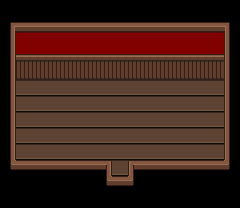

The image is a tile-based game level rendered from a .tmx file. Its description and source (layers, tilesets, objects; grid data summarised) follow:
An orthogonal 15x13 tile map with 16x16 px tiles, 3 tile layers (Base Layer, Ground Layer, Upper Layer), 2 tilesets and 3 objects (2x WorldObject, Entrance).

<map version="1.4" tiledversion="1.4.1" orientation="orthogonal" renderorder="right-down" width="15" height="13" tilewidth="16" tileheight="16" infinite="0" nextlayerid="10" nextobjectid="39">
 <properties>
  <property name="Building" type="bool" value="true" />
  <property name="BuildingID" type="int" value="9" />
 </properties>
 <tileset firstgid="1" name="tsWallsFloors" tilewidth="16" tileheight="16" tilecount="286" columns="22">
  <image source="../Tilesets/tsWalls_Floors.png" trans="ffffff" width="352" height="209" />
  <tile id="9">
   <properties>
    <property name="Impassable" type="bool" value="true" />
   </properties>
  </tile>
  <tile id="10">
   <properties>
    <property name="Impassable" type="bool" value="true" />
   </properties>
  </tile>
  <tile id="22">
   <properties>
    <property name="Impassable" type="bool" value="true" />
   </properties>
  </tile>
  <tile id="24">
   <properties>
    <property name="Impassable" type="bool" value="true" />
   </properties>
  </tile>
  <tile id="25">
   <properties>
    <property name="Impassable" type="bool" value="true" />
   </properties>
  </tile>
  <tile id="27">
   <properties>
    <property name="Impassable" type="bool" value="true" />
   </properties>
  </tile>
  <tile id="28">
   <properties>
    <property name="Impassable" type="bool" value="true" />
   </properties>
  </tile>
  <tile id="29">
   <properties>
    <property name="Impassable" type="bool" value="true" />
   </properties>
  </tile>
  <tile id="30">
   <properties>
    <property name="Impassable" type="bool" value="true" />
   </properties>
  </tile>
  <tile id="31">
   <properties>
    <property name="Impassable" type="bool" value="true" />
   </properties>
  </tile>
  <tile id="33">
   <properties>
    <property name="Impassable" type="bool" value="true" />
   </properties>
  </tile>
  <tile id="44">
   <properties>
    <property name="Impassable" type="bool" value="true" />
   </properties>
  </tile>
  <tile id="46">
   <properties>
    <property name="Impassable" type="bool" value="true" />
   </properties>
  </tile>
  <tile id="47">
   <properties>
    <property name="Impassable" type="bool" value="true" />
   </properties>
  </tile>
  <tile id="49">
   <properties>
    <property name="Impassable" type="bool" value="true" />
   </properties>
  </tile>
  <tile id="50">
   <properties>
    <property name="Impassable" type="bool" value="true" />
   </properties>
  </tile>
  <tile id="52">
   <properties>
    <property name="Impassable" type="bool" value="true" />
   </properties>
  </tile>
  <tile id="53">
   <properties>
    <property name="Impassable" type="bool" value="true" />
   </properties>
  </tile>
  <tile id="55">
   <properties>
    <property name="Impassable" type="bool" value="true" />
   </properties>
  </tile>
  <tile id="66">
   <properties>
    <property name="Impassable" type="bool" value="true" />
   </properties>
  </tile>
  <tile id="68">
   <properties>
    <property name="Impassable" type="bool" value="true" />
   </properties>
  </tile>
  <tile id="69">
   <properties>
    <property name="Impassable" type="bool" value="true" />
   </properties>
  </tile>
  <tile id="71">
   <properties>
    <property name="Impassable" type="bool" value="true" />
   </properties>
  </tile>
  <tile id="72">
   <properties>
    <property name="Impassable" type="bool" value="true" />
   </properties>
  </tile>
  <tile id="73">
   <properties>
    <property name="Impassable" type="bool" value="true" />
   </properties>
  </tile>
  <tile id="74">
   <properties>
    <property name="Impassable" type="bool" value="true" />
   </properties>
  </tile>
  <tile id="75">
   <properties>
    <property name="Impassable" type="bool" value="true" />
   </properties>
  </tile>
  <tile id="77">
   <properties>
    <property name="Impassable" type="bool" value="true" />
   </properties>
  </tile>
  <tile id="88">
   <properties>
    <property name="Impassable" type="bool" value="true" />
   </properties>
  </tile>
  <tile id="89">
   <properties>
    <property name="Impassable" type="bool" value="true" />
   </properties>
  </tile>
  <tile id="90">
   <properties>
    <property name="Impassable" type="bool" value="true" />
   </properties>
  </tile>
  <tile id="91">
   <properties>
    <property name="Impassable" type="bool" value="true" />
   </properties>
  </tile>
  <tile id="92">
   <properties>
    <property name="Impassable" type="bool" value="true" />
   </properties>
  </tile>
  <tile id="93">
   <properties>
    <property name="Impassable" type="bool" value="true" />
   </properties>
  </tile>
  <tile id="94">
   <properties>
    <property name="Impassable" type="bool" value="true" />
   </properties>
  </tile>
  <tile id="95">
   <properties>
    <property name="Impassable" type="bool" value="true" />
   </properties>
  </tile>
  <tile id="96">
   <properties>
    <property name="Impassable" type="bool" value="true" />
   </properties>
  </tile>
  <tile id="97">
   <properties>
    <property name="Impassable" type="bool" value="true" />
   </properties>
  </tile>
  <tile id="98">
   <properties>
    <property name="Impassable" type="bool" value="true" />
   </properties>
  </tile>
  <tile id="99">
   <properties>
    <property name="Impassable" type="bool" value="true" />
   </properties>
  </tile>
  <tile id="121">
   <properties>
    <property name="Impassable" type="bool" value="true" />
   </properties>
  </tile>
  <tile id="128">
   <properties>
    <property name="Impassable" type="bool" value="true" />
   </properties>
  </tile>
  <tile id="140">
   <properties>
    <property name="Impassable" type="bool" value="true" />
   </properties>
  </tile>
  <tile id="143">
   <properties>
    <property name="Impassable" type="bool" value="true" />
   </properties>
  </tile>
  <tile id="152">
   <properties>
    <property name="Impassable" type="bool" value="true" />
   </properties>
  </tile>
  <tile id="153">
   <properties>
    <property name="Impassable" type="bool" value="true" />
   </properties>
  </tile>
  <tile id="160">
   <properties>
    <property name="Impassable" type="bool" value="true" />
   </properties>
  </tile>
  <tile id="161">
   <properties>
    <property name="Impassable" type="bool" value="true" />
   </properties>
  </tile>
  <tile id="163">
   <properties>
    <property name="Impassable" type="bool" value="true" />
   </properties>
  </tile>
  <tile id="164">
   <properties>
    <property name="Impassable" type="bool" value="true" />
   </properties>
  </tile>
  <tile id="165">
   <properties>
    <property name="Impassable" type="bool" value="true" />
   </properties>
  </tile>
  <tile id="185">
   <properties>
    <property name="Impassable" type="bool" value="true" />
   </properties>
  </tile>
  <tile id="186">
   <properties>
    <property name="Impassable" type="bool" value="true" />
   </properties>
  </tile>
 </tileset>
 <tileset firstgid="287" source="../Tilesets/tsFurniture.tsx" />
 <layer id="6" name="Base Layer" width="15" height="13">
  <data>[195 cells, 195 non-empty, 4 distinct tile ids]</data>
 </layer>
 <layer id="7" name="Ground Layer" width="15" height="13">
  <data>[195 cells, 74 non-empty, 11 distinct tile ids]</data>
 </layer>
 <layer id="8" name="Upper Layer" width="15" height="13">
  <data>[195 cells, 13 non-empty, 3 distinct tile ids]</data>
 </layer>
 <objectgroup id="4" name="Travel Layer">
  <object id="1" name="Entrance" x="112" y="188" width="16" height="4">
   <properties>
    <property name="EntranceDir" value="Up" />
    <property name="Map" value="mapTown" />
   </properties>
  </object>
 </objectgroup>
 <objectgroup id="9" name="MapObject">
  <!-- 2 objects omitted --></objectgroup>
 <objectgroup id="5" name="Character Layer" />
</map>
<!-- 2 of 3 objects omitted -->
